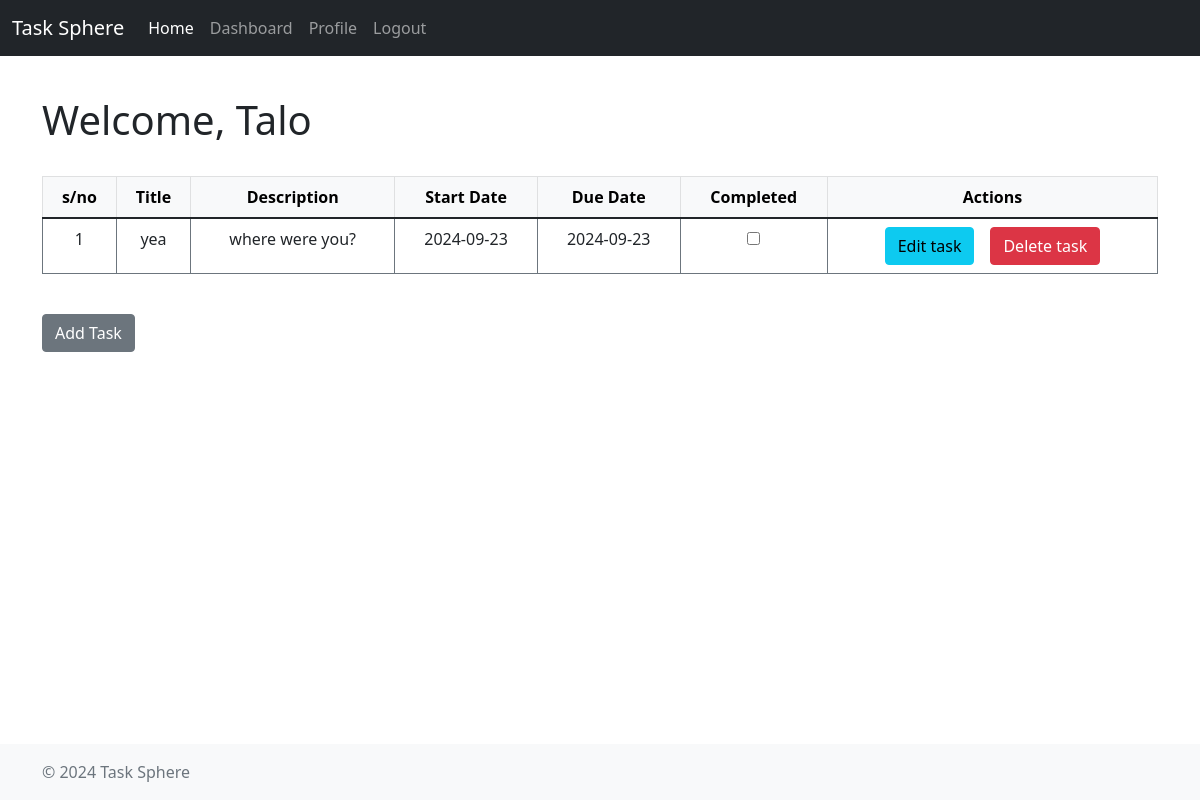
Before: /dashboard (signed in) with the older database file.
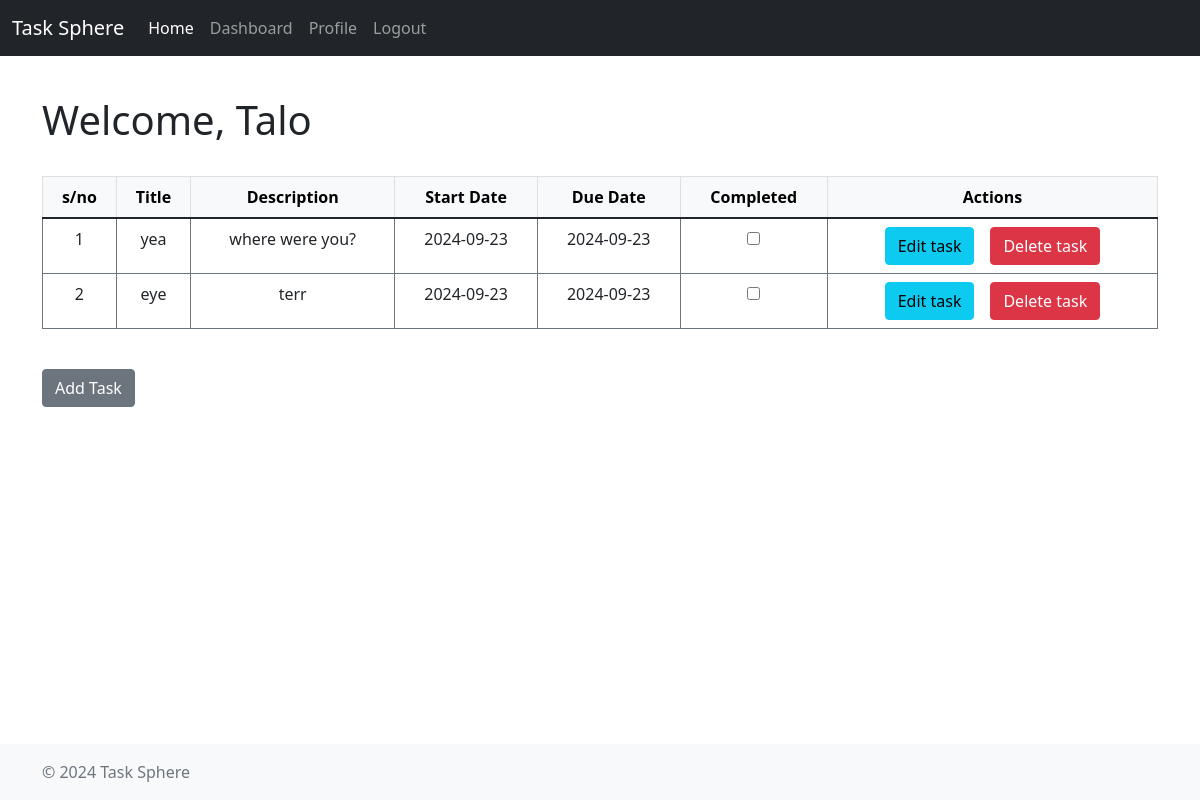
After: the same page with the newer database file.
### app/models.py (models this page shows, shortened)
class User(db.Model, UserMixin):
	id = db.Column(db.Integer, primary_key=True)
	firstname = db.Column(db.String(64), nullable=False)
	lastname = db.Column(db.String(64), nullable=False)
	username = db.Column(db.String(64), index=True, unique=True, nullable=False)
	email = db.Column(db.String(120), unique=True, nullable=False)
	password_hash = db.Column(db.String(120), nullable=False)
	phone = db.Column(db.String(20), unique=True, nullable=False)
	tasks = db.relationship('Task', backref='owner', lazy=True)

class Task(db.Model):
	id = db.Column(db.Integer, primary_key=True, autoincrement=True)
	title = db.Column(db.String(100), nullable=False)
	description = db.Column(db.String(500), nullable=False)
	start_date = db.Column(db.DateTime, nullable=False, default=datetime.utcnow)
	due_date = db.Column(db.DateTime)
	completed = db.Column(db.Boolean, default=False)
	user_id = db.Column(db.Integer, db.ForeignKey('user.id'), nullable=False)
	reminders = db.relationship('Reminder', backref='task', cascade='all, delete-orphan', passive_deletes=True)

### app/routes.py (the view)
@auth_bp.route('/dashboard')
@login_required
def dashboard():
	form = LogoutForm()
	tasks = Task.query.filter_by(user_id=current_user.id).all()
	return render_template('dashboard.html', tasks=tasks, form=form, user=current_user)

### app/forms.py
class LogoutForm(FlaskForm):
	submit  = SubmitField('Logout')

### app/__init__.py (called while the page is built)
def create_app():
    app = Flask(__name__, static_folder='templates/static')
    app.config.from_object('config.Config')
    db.init_app(app)
    migrate.init_app(app, db)
    login_manager.init_app(app)
    mail.init_app(app)
    login_manager.login_view = 'auth.login'
    @login_manager.user_loader
    def load_user(user_id):
        from app.models import User
        return User.query.get(int(user_id))
    from app.routes import auth_bp
    app.register_blueprint(auth_bp, url_prefix='/')
    app.config.update(
        CELERY_BROKER_URL='redis://localhost:6379/0',
        CELERY_RESULT_BACKEND='redis://localhost:6379/0'
    )
    mail.init_app(app)
    return app

### app/templates/dashboard.html (shortened to what this page needs)
{% extends 'base.html' %}
{% block content %}
<h1>Welcome, {{ user.username }}</h1><br>
{% if tasks %}
<table class="table table-bordered border-secondary text-center" border="1" cellpadding="12">
    <thead class="table-light">
        <strong>
        	<tr>
        	<th>s/no</th>
            <th>Title</th>
            <th>Description</th>
            <th>Start Date</th>
            <th>Due Date</th>
            <th>Completed</th>
            <th>Actions</th>
        </tr>
        </strong>
    </thead>
    <tbody>
        {% for task in tasks %}
        <tr>
        	<td>{{ loop.index }}</td>
            <td>{{ task.title }}</td>
            <td>{{ task.description }}</td>
            <td>{{ task.start_date.strftime('%Y-%m-%d') if task.start_date else 'N/A' }}</td>
            <td>{{ task.due_date.strftime('%Y-%m-%d') if task.due_date else 'N/A' }}</td>
            <td>
                <form method="POST" action="{{ url_for('auth.toggle_complete', task_id=task.id) }}" class="d-inline">
                    <input type="checkbox" name="completed" onchange="this.form.submit()" {% if task.completed %}checked{% endif %}>
                </form>
            </td>
            <td>
            	<div class="d-flex justify-content-center">
                    <a href="{{ url_for('auth.edit_task', task_id=task.id) }}" class="me-3">
                        <button class="btn btn-info" type="button">Edit task</button>
                    </a>
                    <form method="POST" action="{{ url_for('auth.delete_task', task_id=task.id) }}" class="d-inline">
                        <button class="btn btn-danger" type="submit" onclick="return confirm('Are you sure you want to delete this task?')">Delete task</button>
                    </form>
                </div>
            </td>
        </tr>
        {% endfor %}
    </tbody>
</table><br>
<div class="d-flex justify-content-start align-items-center">
    <a href="{{ url_for('auth.add_task') }}">
        <button style="margin-right: 10px;" class="btn btn-secondary" type="button">Add Task</button>
    </a>
</div>
{%endif%}
{% endblock %}

### app/templates/base.html (shortened to what this page needs)
<!DOCTYPE html>
<html lang="en">
<head>
    <link href="https://cdn.jsdelivr.net/npm/bootstrap@5.1.3/dist/css/bootstrap.min.css" rel="stylesheet">
    <link rel="stylesheet" href="{{ url_for('static', filename='css/hero.css') }}">
</head>
<body>
    {% include 'navbar.html' %}
    <br><br>
    <div class="container">
        <br>
    </div>
    <div class="container mt-4">
        {% block content %}{% endblock %}
    </div>
    <footer class="footer mt-auto py-3 bg-light">
        <div class="container">
            <span class="text-muted">© 2024 Task Sphere</span>
        </div>
    </footer><br><br><br>
</body>
</html>

### app/templates/navbar.html (shortened to what this page needs)
<link rel="stylesheet" href="{{ url_for('static', filename='css/hero.css') }}">
<nav class="navbar navbar-dark bg-dark navbar-expand-lg bg-body-tertiary">
  <div class="container-fluid">
    <a class="navbar-brand" href="{{ url_for('auth.home') }}">Task Sphere</a>
    <div class="collapse navbar-collapse" id="navbarSupportedContent">
      <ul class="navbar-nav me-auto mb-2 mb-lg-0">
        <li class="nav-item">
          <a class="nav-link active" aria-current="page" href="{{ url_for('auth.home') }}">Home</a>
        </li>
        {% if current_user.is_authenticated %}
          <li class="nav-item">
            <a class="nav-link" href="{{ url_for('auth.dashboard') }}">Dashboard</a>
          </li>
          <li class="nav-item">
            <a class="nav-link" href="{{ url_for('auth.profile') }}">Profile</a>
          </li>
          <li class="nav-item">
            <a class="nav-link" href="{{ url_for('auth.logout') }}">Logout</a>
          </li>
        {% endif %}
      </ul>
    </div>
  </div>
</nav>

### app/templates/static/css/hero.css (style rules this page uses)
body, html { margin: 0; padding: 0; overflow-x: hidden; }

### app/templates/base.html (style rules this page uses)
.navbar { position: fixed; top: 0; width: 100%; z-index: 1000; }
.footer { position: fixed; bottom: 0; width: 100%; }

Changed rows visible on the page:
added Task: title "eye", description "terr", start_date "2024-09-23", due_date "2024-09-23"
